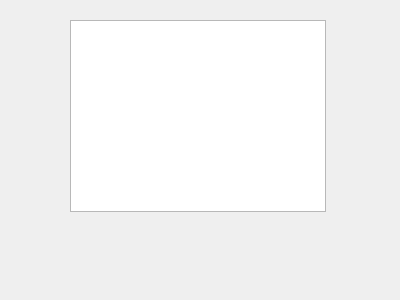
<?xml version="1.0" encoding="UTF-8"?>
<ui version="4.0">
 <class>Widget</class>
 <widget class="QWidget" name="Widget">
  <property name="geometry">
   <rect>
    <x>0</x>
    <y>0</y>
    <width>400</width>
    <height>300</height>
   </rect>
  </property>
  <property name="windowTitle">
   <string>Widget</string>
  </property>
  <widget class="QTextBrowser" name="textBrowser">
   <property name="geometry">
    <rect>
     <x>70</x>
     <y>20</y>
     <width>256</width>
     <height>192</height>
    </rect>
   </property>
  </widget>
 </widget>
 <layoutdefault spacing="6" margin="11"/>
 <resources/>
 <connections/>
</ui>
